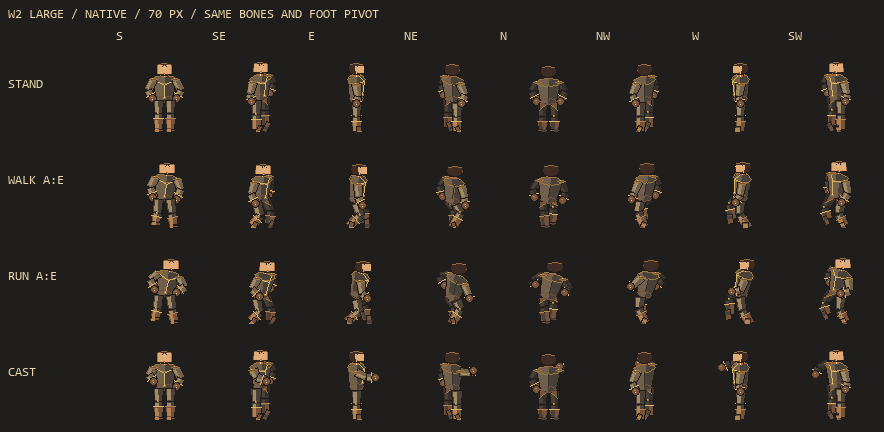
#> input picture art_batches/character_style_v1/wireframe_motion_v2/w2-large-native-dark.png, 884 x 432 px
$ python -i review_w2.py   (imports and definitions only)
#> lines starting #> are read from the running program, lines starting #| are printed output that depends on the picture
"""W2 native readability review and exact-cadence offline motion evidence."""
import argparse
import hashlib
import importlib.util
import json
from pathlib import Path

from PIL import Image, ImageDraw, ImageFont

HERE = Path(__file__).resolve().parent
spec = importlib.util.spec_from_file_location("w2_baker", HERE / "build.py")
baker = importlib.util.module_from_spec(spec)
# [1 line not run here, left out]
PRIOR = HERE / "previous-export-adventurer-volume-v2"
FONT = ImageFont.truetype("C:/Windows/Fonts/consola.ttf", 13)


def key(pose):
    return (pose["body"], pose["state"], pose["travel"], pose["aim"], pose["phase"])


def sha(path):
    return hashlib.sha256(path.read_bytes()).hexdigest()


def preview(body, data):
    poses = {key(p): p for p in data["poses"]}
    for theme,color,ink in (("light","#ddd1b7","#382b20"),("dark","#201e1d","#ead7aa")):
        board = Image.new("RGB", (884,432),color)
        draw = ImageDraw.Draw(board)
        draw.text((8,8),f"W2 {body.upper()} / NATIVE / {baker.DISPLAY_HEIGHTS[body]} PX / SAME BONES AND FOOT PIVOT",font=FONT,fill=ink)
        for aim,label in enumerate(baker.SHORT):
            draw.text((116+96*aim,30),label,font=FONT,fill=ink)
        for row,(state,label) in enumerate((("grounded","STAND"),("locomotion","WALK A:E"),("sprint_locomotion","RUN A:E"),("cast","CAST"))):
            draw.text((8,78+96*row),label,font=FONT,fill=ink)
            motion = state.endswith("locomotion")
            for aim in range(8):
                pose = poses[(body,state,2 if motion else -1,aim,1 if motion else -1)]
                cell = baker.render(pose,data)
                board.paste(cell,(116+96*aim,48+96*row),cell)
        board.save(HERE / f"w2-{body}-native-{theme}.png")
        board.resize((board.width*4,board.height*4),Image.Resampling.NEAREST).save(HERE / f"w2-{body}-4x-{theme}.png")


def proof(data):
    old_data = json.loads((PRIOR / "rig-data.json").read_text(encoding="utf-8"))
    old_poses = {key(p):p for p in old_data["poses"]}
    poses = {key(p):p for p in data["poses"]}
    assert poses.keys() == old_poses.keys() and len(poses) == 3312
    for field in ("bone_lengths","heights","directions","base_rows","head_radius","cell","pivot","phases","rig_sha256"):
        assert data[field] == old_data[field], field
    fixed_landmarks = ("pelvis","head","neck","nose","shoulder_l","shoulder_r","hip_l","hip_r","knee_l","knee_r","ankle_l","ankle_r","toe_l","toe_r")
    for pose_key,pose in poses.items():
        for joint in fixed_landmarks:
            assert pose["landmarks"][joint] == old_poses[pose_key]["landmarks"][joint],(pose_key,joint)
            assert pose["points"][joint] == old_poses[pose_key]["points"][joint],(pose_key,joint,"registration")
    counter_checks = 0
    for body in baker.BODIES:
        for state in ("locomotion","sprint_locomotion"):
            for travel in range(8):
                for aim in range(8):
                    a,b=(poses[(body,state,travel,aim,p)]["landmarks"] for p in (0,4))
                    for side in ("l","r"):
                        hand_delta=[(a["hand_"+side][axis]-a["shoulder_"+side][axis])-(b["hand_"+side][axis]-b["shoulder_"+side][axis]) for axis in range(3)]
                        foot_delta=[a["ankle_"+side][axis]-b["ankle_"+side][axis] for axis in range(3)]
                        assert sum(x*y for x,y in zip(hand_delta,foot_delta)) < 0,(body,state,travel,aim,side)
                        counter_checks += 1
    manifest=json.loads((baker.OUT / "manifest.json").read_text(encoding="utf-8"))
    old_manifest=json.loads((PRIOR / "manifest.json").read_text(encoding="utf-8"))
    for field in ("schema_version","cell","pivot","presentation_scale","directions","base_rows","locomotion"):
        assert manifest[field] == old_manifest[field], field
    pages={}
    for body in baker.BODIES:
        for bank in ("base","locomotion","sprint"):
            path=baker.OUT/f"{body}-{bank}.png"
            page=Image.open(path).convert("RGBA")
            assert sha(path) == manifest["sizes"][body][bank+"_sha256"]
            assert hashlib.sha256(page.tobytes()).hexdigest() == manifest["sizes"][body][bank+"_rgba_sha256"]
            assert list(page.size) == manifest["sizes"][body][bank+"_dimensions"]
            pages[(body,bank)]=page
        prior_page=Image.open(PRIOR/f"{body}-base.png").convert("RGBA")
        for aim in range(8):
            box=(aim*96,0,(aim+1)*96,96)
            before,after=prior_page.crop(box).getbbox(),pages[(body,"base")].crop(box).getbbox()
            assert before[1] == after[1] and before[3] == after[3] == 84,(body,aim,"crown/feet")
    # Exact 1-second loop at the existing 3/s walk and 5/s sprint caps. GIF's
    # 10ms clock is explicit; this is offline cadence evidence, not a live run.
    frames=[]
    cases=((2,2,"FORWARD E/E"),(0,2,"STRAFE S/E"),(6,2,"BACKPEDAL W/E"))
    for tick in range(100):
        board=Image.new("RGB",(440,632),"#201e1d")
        draw=ImageDraw.Draw(board)
        draw.text((8,8),"W2 NORMAL CAPS / WALK3 RUN5 CYCLES/SECOND",font=FONT,fill="#ead7aa")
        for row in range(6):
            travel,aim,label=cases[row//2]
            sprinting=row%2==1
            phase=(tick*(40 if sprinting else 24)//100)%8
            bank="sprint" if sprinting else "locomotion"
            draw.text((8,58+row*96),("RUN " if sprinting else "WALK ")+label,font=FONT,fill="#ead7aa")
            for col,body in enumerate(baker.BODIES):
                index=(travel*8+aim)*8+phase
                x,y=index%16*96,index//16*96
                cell=pages[(body,bank)].crop((x,y,x+96,y+96))
                board.paste(cell,(152+col*96,32+row*96),cell)
        frames.append(board)
    gif_path=HERE/"w2-normal-speed-native.gif"
    frames[0].save(gif_path,save_all=True,append_images=frames[1:],duration=10,loop=0,disposal=2)
    with Image.open(gif_path) as gif:
        duration=0
        for index in range(gif.n_frames):
            gif.seek(index)
            duration+=gif.info["duration"]
    assert duration == 1000
    evidence={"status":"offline_w2_passed_pending_runtime_checks","manifest_sha256":sha(baker.OUT/"manifest.json"),
              "rig_data_sha256":sha(HERE/"rig-data.json"),"exporter_sha256":sha(HERE/"export_rig.gd"),"rasterizer_sha256":sha(HERE/"build.py"),
              "all_3312_pose_keys_unchanged":True,"all_leg_head_neck_shoulder_landmarks_and_registration_unchanged":True,
              "exact_bone_lengths_unchanged":True,"all_24_grounded_crown_and_foot_rows_unchanged":True,
              "opposed_same_side_arm_foot_phase_checks":counter_checks,"display_heights":baker.DISPLAY_HEIGHTS,
              "normal_speed_preview":{"path":gif_path.name,"duration_ms":duration,"walk_cycles":3,"sprint_cycles":5,"source":"current final runtime PNGs; offline cap cadence, not captured gameplay"},
              "moving_cast_limit":"Movement frame has no casting-state input. Free-hand counter-swing is locomotion, not cast anticipation. Caller hook plus bounded upper-body pose support remains separate.",
              "prior_checkpoint":PRIOR.name}
    (HERE/"w2-verification.json").write_text(json.dumps(evidence,indent=2)+"\n",encoding="utf-8")
    print(f"PASS: unchanged 3312 pose keys and all leg/head/neck/shoulder anchors; {counter_checks} opposed arm checks; nine PNG/RGBA hashes; exact 1000ms 3:5-cadence GIF")


# [10 lines not run here, left out]

>>> import cv2
>>> picture = cv2.imread('w2-large-native-dark.png', cv2.IMREAD_GRAYSCALE)
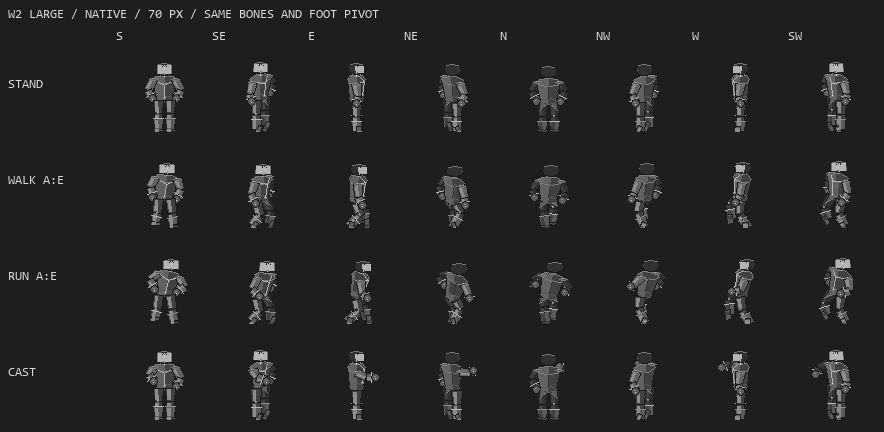
#> picture: shape (432, 884); min 25, max 218, mean 36.5
#> (the run stopped early here; a loop or call above may not have finished)

$ run again, on art_batches/character_style_v1/wireframe_motion_v2/w2-small-native-dark.png
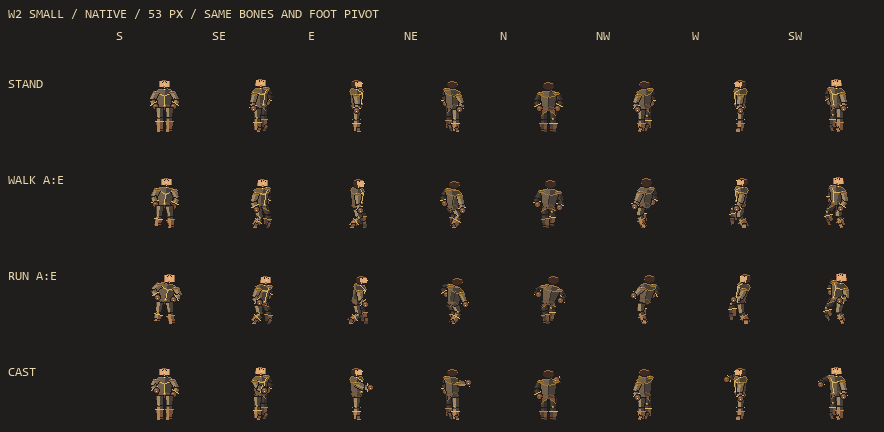
#> input picture art_batches/character_style_v1/wireframe_motion_v2/w2-small-native-dark.png, 884 x 432 px
#> `picture = cv2.imread('w2-large-native-dark.png', cv2.IMREAD_GRAYSCALE)`:
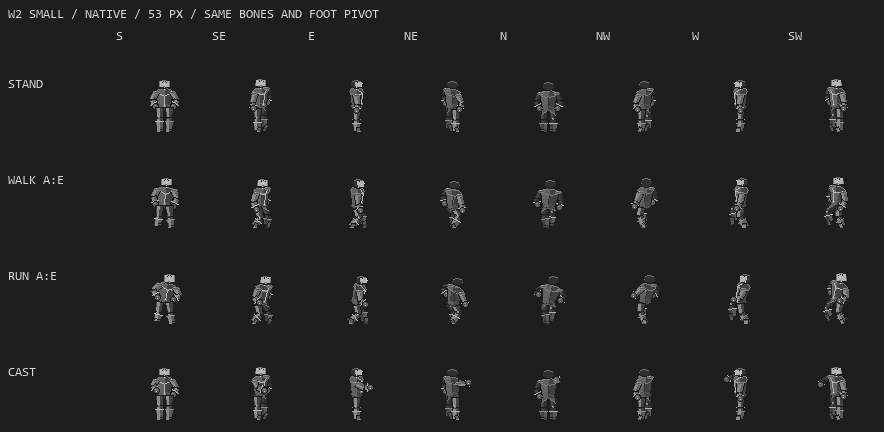
#> picture: shape (432, 884); min 25, max 218, mean 34.1
